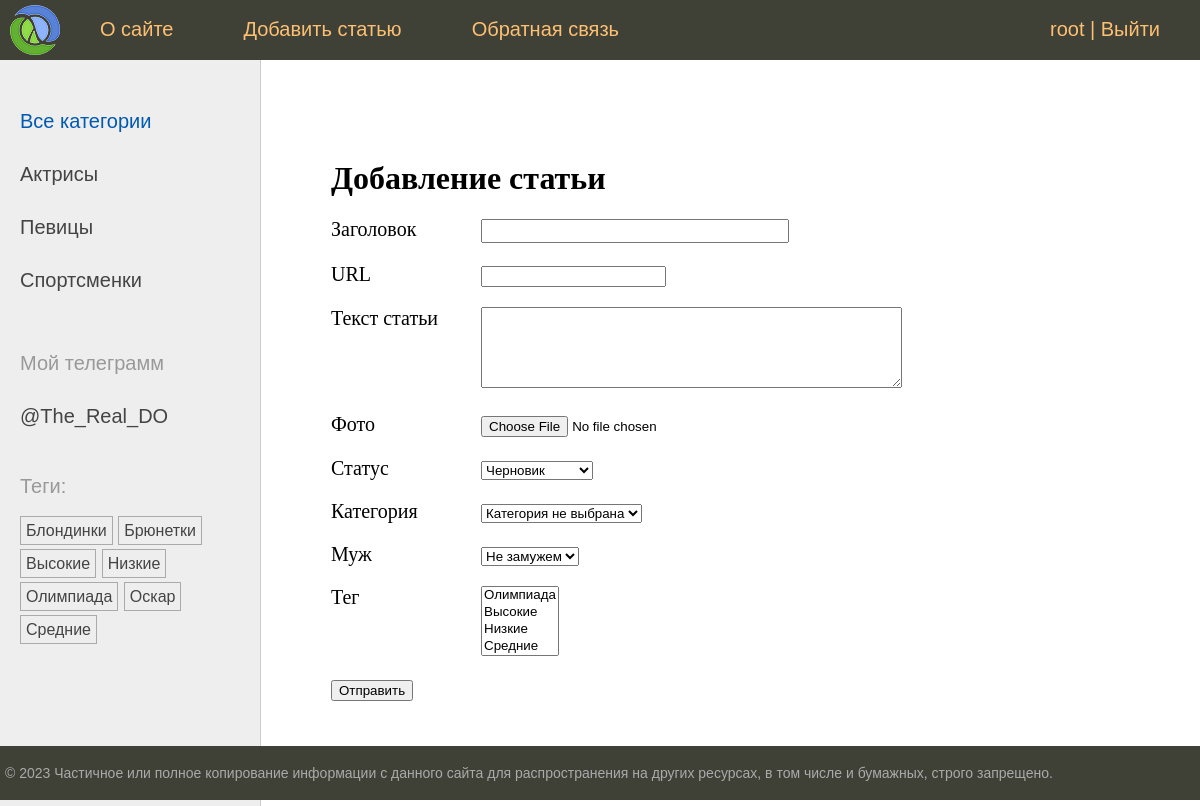
The page /addpage/ (signed in) on the database its author committed.
### users/models.py (models this page shows)
class User(AbstractUser):
    photo = models.ImageField(upload_to='users/%Y/%m/%d/', blank=True, null=True, verbose_name='Фотография')
    date_birth = models.DateTimeField(blank=True, null=True, verbose_name='Дата рождения')

### women/models.py (models this page shows)
class Category(models.Model):
    name = models.CharField(max_length=100, db_index=True, verbose_name='Категория')
    slug = models.SlugField(max_length=255, unique=True, db_index=True, verbose_name='Slug')
    class Meta:
        verbose_name = 'Категория'
        verbose_name_plural = 'Категории'
    def __str__(self) -> models.CharField:
        return self.name
    def get_absolute_url(self):
        return reverse('category', kwargs={'cat_slug': self.slug})

class TagPost(models.Model):
    tag = models.CharField(max_length=100, db_index=True)
    slug = models.SlugField(max_length=255, unique=True, db_index=True)
    def __str__(self) -> models.CharField:
        return self.tag
    def get_absolute_url(self):
        return reverse('tag', kwargs={'tag_slug': self.slug})

### women/views.py (the view, shortened to what this page needs)
# urls.py: path('addpage/', AddPage.as_view(), name='add_page'),
class AddPage(PermissionRequiredMixin, LoginRequiredMixin, DataMixin, CreateView):
    form_class = AddPostForm  # Можно указать аналог этого атрибута атрибутами ниже:
    template_name = 'women/addpage.html'
    success_url = reverse_lazy('home')  # Если убрать атрибут, то URL будет браться из метода get_absolute_url связанной
    title_page = 'Добавление статьи'
    permission_required = 'women.add_women'  # Синтаксис: <приложение>.<действие>_<таблица>.

### women/forms.py (shortened to what this page needs)
class AddPostForm(forms.ModelForm):
    cat = forms.ModelChoiceField(queryset=Category.objects.all(), empty_label='Категория не выбрана', label='Категория')
    husband = forms.ModelChoiceField(queryset=Husband.objects.all(), required=False, empty_label='Не замужем', label='Муж')
    class Meta:
        model = Women
        fields = ('title', 'slug', 'content', 'photo', 'is_published', 'cat', 'husband', 'tags')
        widgets = {
            'title': forms.TextInput(attrs={'class': 'form-input'}),
            'content': forms.Textarea(attrs={'cols': 50, 'rows': 5}),
        }
        labels = {'slug': 'URL'}

### users/context_processors.py (called while the page is built)
def get_women_context(request: HttpRequest) -> dict[str, list[dict[str, str]]]:
    return {'mainmenu': menu}

### women/templatetags/women_tags.py (called while the page is built)
@register.inclusion_tag('women/list_categories.html')
def show_categories(cat_selected: int = 0) -> dict[str, Category | int]:
    cats = Category.objects.annotate(total=Count('posts')).filter(total__gt=0)
    return {'cats': cats, 'cat_selected': cat_selected}

@register.inclusion_tag('women/list_tags.html')
def show_all_tags() -> dict[str, TagPost]:
    return {'tags': TagPost.objects.annotate(total=Count('tags')).filter(total__gt=0)}

### women/templates/women/addpage.html (shortened to what this page needs)
{% extends 'base.html' %}
{% block content %}
    <h1>{{ title }}</h1>
    <form action="" method="post" enctype="multipart/form-data">
        {% for f in form %}
            <p><label class="form-label" for="{{ f.id_for_label }}">{{ f.label }}</label>{{ f }}</p>
        {% endfor %}
        <p><button type="submit">Отправить</button></p>
    </form>
{% endblock %}

### templates/base.html (shortened to what this page needs)
{% load static %}
{% load women_tags %}
<!DOCTYPE html>
<html>
<head>
	<link type="text/css" href="{% static 'women/css/styles.css' %}" rel="stylesheet" />
</head>
<body>
<table class="table-page" border=0 cellpadding="0" cellspacing="0">
    <tr>
        <td valign=top>
            {% block mainmenu %}
                <div class="header">
                    <ul id="mainmenu" class="mainmenu">
                        <li class="logo"><a href="{% url 'home' %}"><div class="logo"></div></a></li>
                        {% for m in mainmenu %}
                            <li><a href="{% url m.url_name %}">{{ m.title }}</a></li>
                        {% endfor %}
                        {% if user.is_authenticated %}
                            <li class="last"><a href="{% url 'users:profile' %}"> {{ user.username }}</a> | <a href="{% url 'users:logout' %}">Выйти</a></li>
                        {% else %}
                            <li class="last"><a href="{% url 'users:login' %}">Войти</a> | <a href="{% url 'users:register' %}">Регистрация</a></li>
                        {% endif %}
                    </ul>
                </div>
            {% endblock mainmenu %}
            <table class="table-content" border=0 cellpadding="0" cellspacing="0">
                <tr>
                    <td valign="top" class="left-chapters">
                        <ul id="leftchapters">
                            {% if cat_selected == 0 %}
                                <li class="selected">Все категории</li>
                            {% else %}
                                <li><a href="{% url 'home' %}">Все категории</a></li>
                            {% endif %}
                            {% show_categories cat_selected %}
                            <li class="share">
                                <p>Мой телеграмм</p>
                                <a href="https://t.me/The_Real_DO"
                                   target="_blank" rel="nofollow">@The_Real_DO</a>
                            </li>
                            <li>{% show_all_tags %}</li>
                        </ul>
                    </td>
                    <td valign="top" class="content">
                        <div class="content-text">
                            {% block content %}
                            {% endblock %}
                        </div>
                    </td>
                </tr>
            </table>
        </td>
    </tr>
    <tr>
        <td valign=top>
            <div id="footer">
                <p>&copy; 2023 Частичное или полное копирование информации с данного сайта для распространения на других
                    ресурсах, в том числе и бумажных, строго запрещено.</p>
            </div>
        </td>
    </tr>
</table>
</body>
</html>

### women/templates/women/list_categories.html
{% for cat in cats %}
    {% if cat.id == cat_selected %}
        <li class="selected">{{ cat.name }}</li>
    {% else %}
        <li><a href="{{ cat.get_absolute_url }}">{{ cat.name }}</a></li>
    {% endif %}
{% endfor %}

### women/templates/women/list_tags.html
{% if tags %}
    <p>Теги: </p>
    <ul class="tags-list">
        {% for t in tags %}
            <li><a href="{{ t.get_absolute_url }}">{{ t.tag }}</a></li>
        {% endfor %}
    </ul>
{% endif %}

### women/static/women/css/styles.css (style rules this page uses)
html, body { font-family: 'Arial'; margin: 0; padding: 0; height: 100%; width: 100%; color: #444; }
a { color: #0059b2; text-decoration: none; }
.table-page { width: 100%; height: 100%; vertical-align: top; }
.table-page tr { height: 100%; }
.header { background: #3F4137; height: 60px; }
.logo { background: url('../images/logo.png') no-repeat 10px 5px; width: 70px; height: 60px; }
ul.mainmenu { list-style: none; margin: 0; padding: 0; height: 60px; color: #fdc073; font-size: 20px; overflow: hidden; }
ul.mainmenu li { float: left; margin: 18px 40px 0 30px; }
ul.mainmenu li.logo { margin: 0; }
ul.mainmenu li.last { float: right; }
ul.mainmenu li a { color: #fdc073; text-decoration: none; }
.table-content { width: 100%; min-height: 100%; height: 100%; }
.left-chapters { margin: 0; background: #eee; border-right: 1px solid #ccc; }
.left-chapters ul { width: 230px; margin: 0; padding: 20px 10px 10px 20px; list-style: none; font-size: 20px; }
.left-chapters ul li { margin: 30px 0 0 0; color: #999; }
.left-chapters ul li.selected { color: #0059b2; }
.left-chapters ul li a { color: #444; text-decoration: none; }
.left-chapters ul li.share { margin: 60px 0 0 0; }
.left-chapters ul li.share p { margin: 30px 0 30px 0; }
.left-chapters ul li.share a { display: inline-block; width: 40px; height: 40px; margin: 0 20px 0 0; }
ul.tags-list { width: 100%; margin: 0; padding: 0; list-style: none; }
ul.tags-list li { margin: 0; padding: 0 0 10px; display: inline-block; }
ul.tags-list li a { padding: 5px; font-size: 16px; border: 1px solid #aaa; }
.content { padding: 40px 20px 20px 40px; width: 100%; box-sizing: border-box; }
.content-text { margin: 60px 0 0 30px; color: #000; font-size: 20px; font-family: Yandex Sans Display Light; }
.content-text h1 { font-size: 32px; }
#footer { box-sizing: border-box; background: #3F4137; padding: 5px; color: #aaa; font-size: 14px; font-family: Verdana, Geneva, Arial, Helvetica; text-align: left; overflow: hidden; }
.form-input { width: 300px; font-size: 16px; }
.form-label { display: inline-block; min-width: 150px; vertical-align: top; }

### rows shown on the page
User: username "root"
Category: name "Актрисы"
Category: name "Певицы"
Category: name "Спортсменки"
TagPost: tag "Блондинки"
TagPost: tag "Брюнетки"
TagPost: tag "Высокие"
TagPost: tag "Низкие"
TagPost: tag "Олимпиада"
TagPost: tag "Оскар"
TagPost: tag "Средние"

### other values the page prints
{{ m.title }} "О сайте" "Добавить статью" "Обратная связь"
{{ title }} "Добавление статьи"
{{ f.label }} "Заголовок" "URL" "Текст статьи" "Фото" "Статус" "Категория" "Муж" "Тег"
